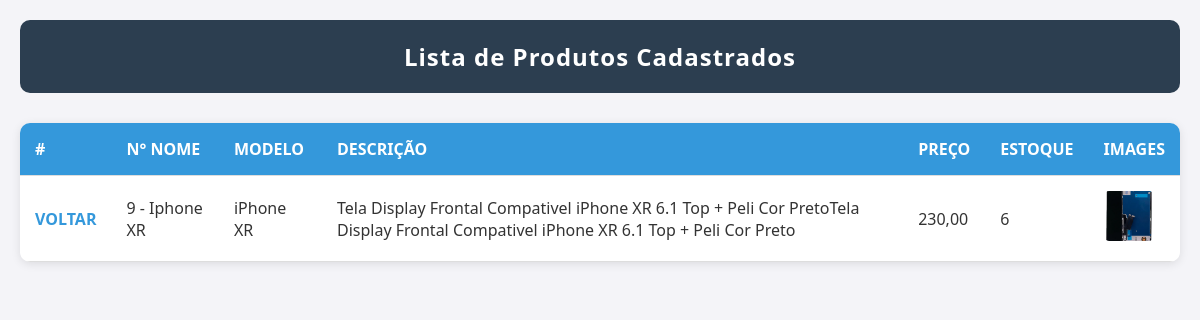
Page /produto/9/ on the committed database.
### core/models.py (models this page shows, shortened)
class Produto(models.Model):
    nome = models.CharField('Nome', max_length=100)  # Nome do produto
    modelo = models.CharField('Modelo', max_length=100)  # Modelo do produto
    descricao = models.TextField('Descrição')  # Descrição do produto
    preco = models.DecimalField(
        'Preço', max_digits=10, decimal_places=2)    # Preço do produto
    estoque = models.IntegerField('Quantidade em Estoque')
    imagem = models.ImageField(
        'Imagem', upload_to='produtos/', blank=True, null=True)  # Imagem do produto

### core/views.py (the view)
# urls.py: path('produto/<int:pk>/', produto, name='produto'),
def produto(request, pk):
    prod = Produto.objects.get(pk=pk)
    context = {
        'produto': prod,
    }
    return render(request, 'produto.html', context)

### core/templates/produto.html (shortened to what this page needs)
{% load static %}
<!DOCTYPE html>
<html lang="pt-br">
<head>
    <link rel="stylesheet" href="{% static 'css/produto.css' %}">
</head>
<body>
    <header>
        <nav>
            <h2>Lista de Produtos Cadastrados</h2>
        </nav>
    </header>
    <table class="tabela-produtos">
        <thead>
            <tr>
                <th>#</th>
                <th>N° Nome</th>
                <th>Modelo</th>
                <th>Descrição</th>
                <th>Preço</th>
                <th>Estoque</th>
                <th>Images</th>
            </tr>
        </thead>
        <tbody>
            <tr>
                <td><a href="{% url 'index' %}">VOLTAR</a></td>
                <td>{{ produto.id }} - {{ produto.nome }}</td>
                <td>{{ produto.modelo }}</td>
                <td>{{ produto.descricao }}</td>
                <td>{{ produto.preco }}</td>
                <td>{{ produto.estoque }}</td>
                <td>
                    {% if produto.imagem %}
                        <img src="{{ produto.imagem.url }}" alt="Imagem do Produto" style="width: 50px; height: 50px;">
                    {% else %}
                        <span>Nenhuma imagem</span>
                    {% endif %}
            </tr>
        </tbody>
    </table>
</body>
</html>

### core/static/css/produto.css (style rules this page uses)
* { margin: 0; padding: 0; box-sizing: border-box; }
body { font-family: 'Segoe UI', Tahoma, Geneva, Verdana, sans-serif; background-color: #f4f4f8; color: #333; padding: 20px; }
header { background-color: #2c3e50; padding: 20px; text-align: center; color: white; margin-bottom: 30px; border-radius: 10px; }
header h2 { font-size: 24px; letter-spacing: 1px; }
.tabela-produtos { width: 100%; border-collapse: collapse; background-color: white; border-radius: 10px; overflow: hidden; box-shadow: 0 2px 10px rgba(0, 0, 0, 0.1); }
.tabela-produtos thead { background-color: #3498db; color: white; text-transform: uppercase; }
.tabela-produtos th, .tabela-produtos td { padding: 15px; text-align: left; border-bottom: 1px solid #ddd; }
.tabela-produtos a { color: #3498db; text-decoration: none; font-weight: bold; }
.tabela-produtos img { width: 50px; height: 50px; object-fit: cover; border-radius: 5px; }

### rows in the picture
Produto: id "9", nome "Iphone XR", modelo "iPhone XR", descricao "Tela Display Frontal Compativel iPhone XR 6.1 Top + Peli Cor PretoTela Display Frontal Compativel iPhone XR 6.1 Top + Peli Cor Preto", preco "230,00", estoque "6", imagem (picture)
